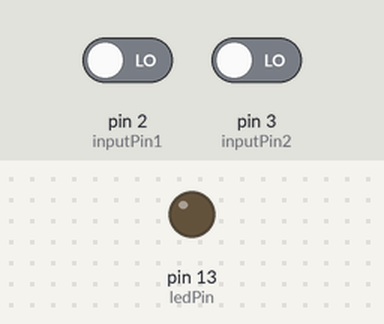
A sketch run on a simulated Arduino Uno, built with avr-gcc and run on an emulated ATmega328P. Shown: output pins drawn as LEDs (lit = HIGH). Dashed ring = blinking. Inputs (shaded band) come from the test bench; at power-on: pin 2 (inputPin1) LOW, pin 3 (inputPin2) LOW.

Above: at 1.2 s.
1.3 s: pin 2 (inputPin1) driven HIGH
At 1.5 s:
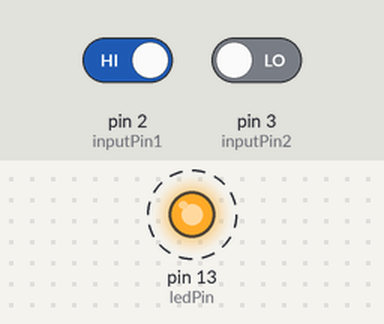
4.3 s: pin 2 (inputPin1) driven LOW
At 4.9 s:
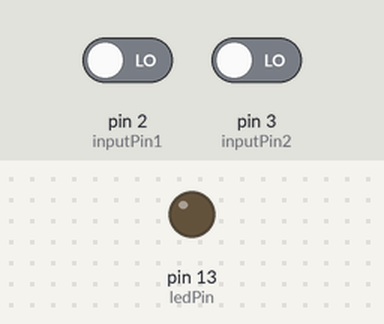
5.8 s: pin 3 (inputPin2) driven HIGH
At 6.05 s:
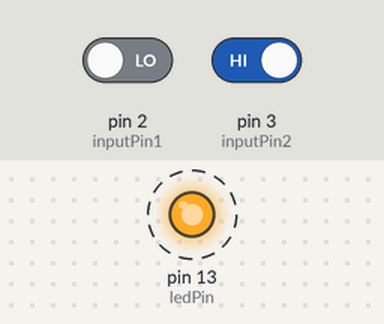
8.8 s: pin 3 (inputPin2) driven LOW
Timing chart, 0 to 11.3 s (numbered marks = the images above; inputs shaded):
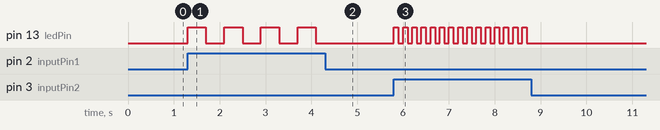

Measured:
- after the input at 1.3 s, pin 13 (ledPin): alternates HIGH for 0.40 s and LOW for 0.40 s, starting at once
- after the input at 4.3 s, pin 13 (ledPin): stops changing and stays LOW
- after the input at 5.8 s, pin 13 (ledPin): alternates HIGH for 0.10 s and LOW for 0.10 s, starting at once
- after the input at 8.8 s, pin 13 (ledPin): stops changing and stays LOW

The sketch:

sketch_feb18a.ino
```cpp
const int ledPin=13;
const int inputPin1=2;
const int inputPin2=3;
void setup() {
pinMode(ledPin,OUTPUT);
pinMode(inputPin1,INPUT);
pinMode(inputPin2,INPUT);
}

void loop() {
if(digitalRead(inputPin1)==HIGH)
{
  digitalWrite(ledPin,HIGH);
  delay(400);
  digitalWrite(ledPin,LOW);
  delay(400);
  }
  else if(digitalRead(inputPin2)==HIGH)
  {
    digitalWrite(ledPin,HIGH);
    delay(100);
    digitalWrite(ledPin,LOW);
    delay(100);
    }
}
```
